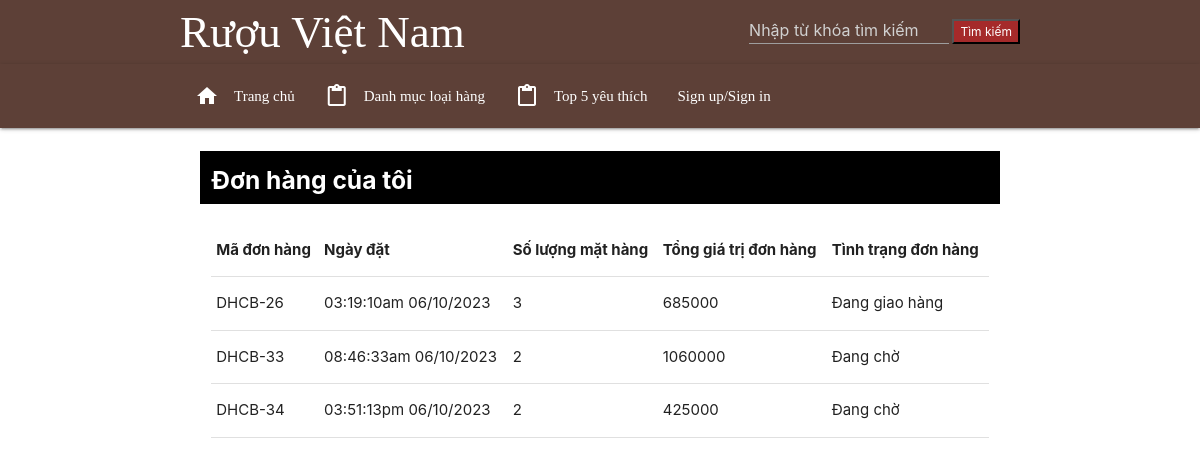
Screenshot of /cart/mybill.php with the database file from the repository.
### tables this page shows
CREATE TABLE `bill` (
  `id_bill` int(10) NOT NULL,
  `id_nguoidung` int(10) NOT NULL DEFAULT 0,
  `bill_name` varchar(200) NOT NULL,
  `bill_address` varchar(200) NOT NULL,
  `bill_tel` varchar(200) NOT NULL,
  `bill_email` varchar(200) NOT NULL,
  `bill_pttt` tinyint(1) NOT NULL COMMENT '1.Thanh toán trực tiếp 2.Chuyển khaorn 3.Thanh toán online',
  `total` int(10) NOT NULL,
  `ngaydathang` varchar(200) DEFAULT NULL,
  `bill_status` tinyint(1) NOT NULL COMMENT '0. Đang chờ 1.Đang xử lú 2.Đang giao hàng 3.Hoàn tất',
  `receive_name` varchar(200) DEFAULT NULL,
  `receive_address` varchar(200) DEFAULT NULL,
  `receive_tel` varchar(50) DEFAULT NULL
);

### model/pdo.php (called while the page is built, shortened)
<?php
function pdo_get_connection(){
    $servername = "localhost";
    $username = "root";
    $password = "";
    try {
        $conn = new PDO("mysql:host=$servername;dbname=duanmau", $username, $password);
        $conn->setAttribute(PDO::ATTR_ERRMODE, PDO::ERRMODE_EXCEPTION);
        return $conn;
    } catch(PDOException $e) {
        echo "Connection failed: " . $e->getMessage();
    }
}
function pdo_query($sql){
    $sql_args=array_slice(func_get_args(),1);
    try{
        $conn=pdo_get_connection();
        $stmt=$conn->prepare($sql);
        $stmt->execute($sql_args);
        $rows=$stmt->fetchAll();
        return $rows;
    }
    catch(PDOException $e){
        throw $e;
    }
    finally{
        unset($conn);
    }
}
?>

### cart/cart.php (called while the page is built, shortened)
<?php
    function loadall_bill($kyw="",$iduser=0) {
        $sql = "select * from bill WHERE 1";
        $listbill=pdo_query($sql);
        return $listbill;
    }
    function loadall_cart_count($id_bill) {
        $sql = "select * from cart WHERE `id_bill` =".$id_bill;
        $bill=pdo_query($sql);
        return sizeof($bill);
    }
    function get_ttdh($n){
        switch($n){
            case 0:
                $tt = "Đang chờ";
                break;
            case 2:
                $tt = "Đang giao hàng";
                break;
        }
        return $tt;
    }
?>

### cart/mybill.php (the view, shortened to what this page needs)
<?php
    require "../model/pdo.php";
    require "cart.php";
    $listbill = loadall_bill($_SESSION['user']['id_nguoidung']);
?>
<!DOCTYPE html>
<html lang="en">
<head>
    <link rel="stylesheet" href="https://cdnjs.cloudflare.com/ajax/libs/materialize/1.0.0/css/materialize.min.css" />
    <link rel="stylesheet" href="../view/css/style.css" />
</head>
<body>
        <div class="navbar-fixed">
            <nav class="brown darken-2">
                <div class="nav-wrapper container">
                    <a href="../view/index.php" class="brand-logo">Rượu Việt Nam</a>
                    <label class="right hide-on-med-and-down">
                    <form action="index.php?act=sanpham" method="post">
                    <input type="text" class="search-box" name="kyw" placeholder="Nhập từ khóa tìm kiếm" style="left:100px; width: 200px; height:25px" >
                    <button type="submit" class="search-button" name="timkiem">Tìm kiếm</button></form>
                    </label>
                </div>
            </nav>
        </div>
        <div class="navbar-fixed">
            <nav class="brown darken-2" id="menu">
                <div class="nav-wrapper container" >
                        <ul id="nav-mobile" class="left hide-on-med-and-down">
                        <li>
                            <a href="../view/index.php"> Trang chủ<i class="material-icons left">home</i></a>
                        </li>
                        <li>
                            <a href="../view/index.php#menu">Danh mục loại hàng<i class="material-icons left">content_paste</i></a>
                        </li>
                        <li>
                            <a href="../view/index.php#top5">Top 5 yêu thích<i class="material-icons left">content_paste</i></a>
                        </li>
                        <?php
                            if(isset($_SESSION['user'])){
                                extract($_SESSION['user']);
                        ?>
                            <li><a href="../cart/viewcart.php">Giỏ hàng</a></li>
                            <li><a href="../cart/mybill.php">Đơn hàng của tôi</a></li>
                            <li><a href="../login/edit_tk.php">Cập nhật tài khoản</a></li>
                            <?php if($_SESSION['user']['role']==1){?>
                            <li><a href="../quantri/index.php">Đăng nhập admin</a></li>
                            <?php } ?>
                            <li><a href="../login/thoat.php">Thoát</a></li>
                        <?php
                            }else{
                        ?>
                            <li><a href="../login-form-20/login-form-20/dangky.php">Sign up/Sign in</a></li>
                        <?php
                            }
                        ?>
                    </ul>
                </div>
            </nav>
        </div>
        <br>
        <div class="row">
        <div class="col s12 m4 l2"></div>
        <div class="col s12 m4 l8" style="background-color: black;"><h5><b style="color: white";>Đơn hàng của tôi</b></h5></div>
        <div class="col s12 m4 l2"></div>
        </div>
        <div class="row">
        <div class="col s12 m4 l2"></div>
        <div class="col s12 m4 l8">
        <table class="highlight">
            <thead>
            <tr>
                <th>Mã đơn hàng</th>
                <th>Ngày đặt</th>
                <th>Số lượng mặt hàng</th>
                <th>Tổng giá trị đơn hàng</th>
                <th>Tình trạng đơn hàng</th>
            </tr>
            </thead>
            <?php
                if(isset($listbill)){
                    foreach ($listbill as $bill){
                        extract($bill);
                        $countsp = loadall_cart_count($bill['id_bill']);
                        $ttdh= get_ttdh($bill['bill_status']);
            ?>
            <tbody>
            <tr>
                <td>DHCB-<?php echo $bill['id_bill']?></td>
                <td><?php echo $bill['ngaydathang']?></td>
                <td><?php echo $countsp?></td>
                <td><?php echo $bill['total']?></td>
                <td><?php echo $ttdh?></td>
            </tr>
            </tbody>
            <?php
                    }
                }
            ?>
        </table>
        </div>
        <div class="col s12 m4 l2"></div>
        </div>
</body>

### view/css/style.css (style rules this page uses)
html { scroll-behavior: smooth; }
.brand-logo { font-family: 'Bree Serif', serif; font-size: 3rem !important; }
#nav-mobile { font-family: 'Bree Serif', serif; font-size: 2rem !important; }

### cart/mybill.php (style rules this page uses)
button { color: white ; background-color: brown !important; height: 25px; }
input { color: white; }

### rows the page displays
bill: id_bill "26", ngaydathang "03:19:10am 06/10/2023", countsp "3", total "685000", bill_status "Đang giao hàng"
bill: id_bill "33", ngaydathang "08:46:33am 06/10/2023", countsp "2", total "1060000", bill_status "Đang chờ"
bill: id_bill "34", ngaydathang "03:51:13pm 06/10/2023", countsp "2", total "425000", bill_status "Đang chờ"
